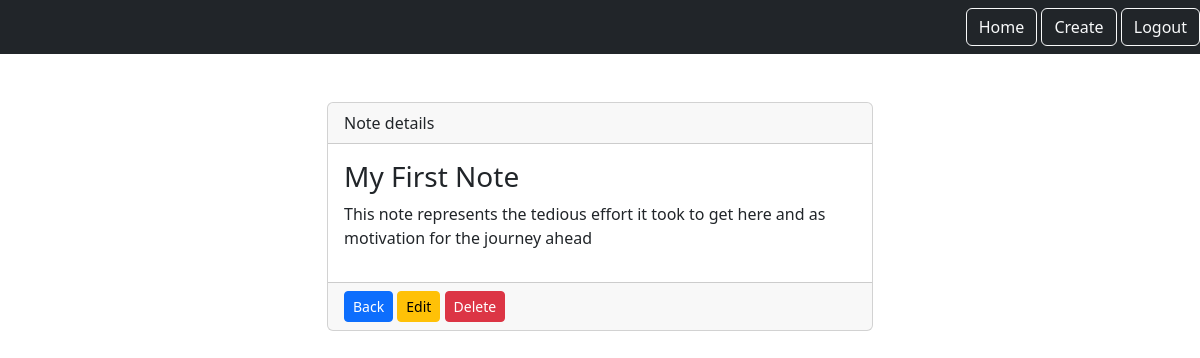
Page /notes/2 (signed in) on the committed database.
### notes/models.py (models this page shows)
class Notes(models.Model):
    title = models.CharField(max_length=100)
    text = models.TextField()
    created = models.DateTimeField(auto_now_add=True)
    user = models.ForeignKey(User, on_delete=models.CASCADE, related_name='notes')

### notes/views.py (the view)
# urls.py: path('notes/<int:pk>', views.NotesDetailView.as_view(), name = "note.detail"),
class NotesDetailView(LoginRequiredMixin, DetailView):
    model = Notes
    context_object_name = 'note'
    login_url = '/login'
    def get_queryset(self):
        return self.request.user.notes.all()

### notes/templates/notes/notes_detail.html
{% extends 'base.html' %}
{% load static %}
{% block content %}
	<div class="row justify-content-center">
		<div class="col-md-6">
			<div class="card">
				<div class="card-header">Note details</div>
				<div class="card-body">
					<h1 class="fs-3">{{ note.title }}</h1>
					<p>{{ note.text }}</p>
				</div>
				<div class="card-footer">
					<a href="{% url 'notes.list' %}" class="btn btn-sm btn-primary">Back</a>
					<a href="{% url 'note.update' pk=note.id %}" class="btn btn-sm btn-warning">Edit</a>
					<a href="{% url 'note.delete' pk=note.id %}" class="btn btn-sm btn-danger">Delete</a>
				</div>
			</div>
		</div>
	</div>
{% endblock %}

### rows in the picture
Notes: title "My First Note", text "This note represents the tedious effort it took to get here and as motivation for the journey ahead"
